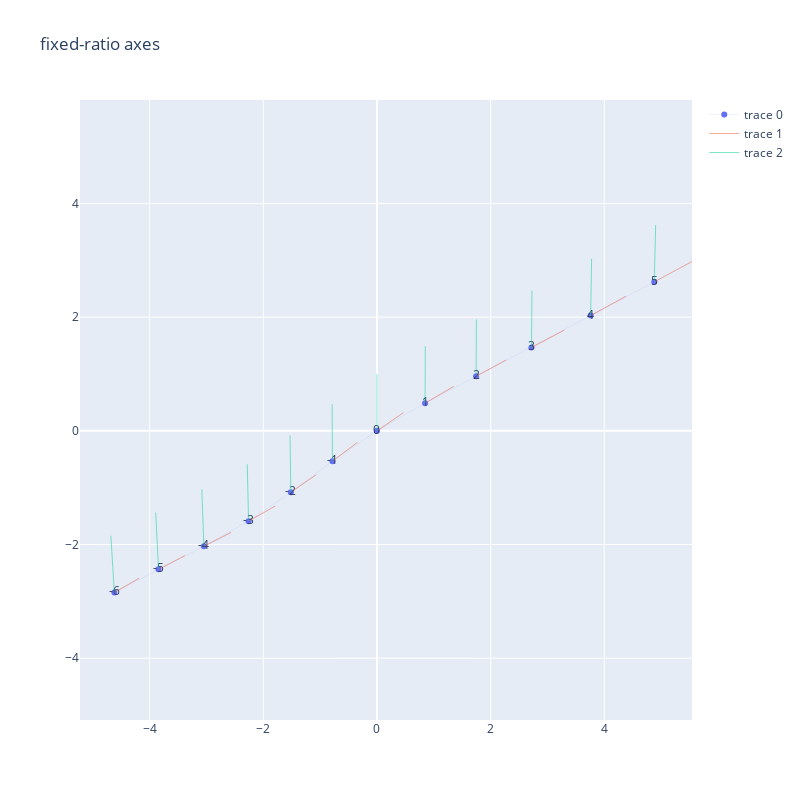

Notebook source saved alongside this figure:
### Code cell
fig = go.Figure()
fig.add_trace(
    go.Scatter(
        x=pos_x,
        y=pos_y,
        text=[i-6 for i in range(12)],
        line=dict(
            width=0.1),
        mode="lines+markers+text",

    )
)

fig.add_trace(
    go.Scatter(
        x=plt_velo_x,
        y=plt_velo_y,
        line=dict(
            width=0.5),
        mode="lines",

    )
)

fig.add_trace(
    go.Scatter(
        x=plt_fwd_x,
        y=plt_fwd_y,
        line=dict(
            width=0.5),
        mode="lines",

    )
)

fig.update_layout(
    width = 800,
    height = 800,
    title = "fixed-ratio axes"
)
fig.update_yaxes(
    scaleanchor = "x",
    scaleratio = 1,
  )

### Figure 1 — Plotly figure (JSON) as saved in the notebook; plotly's stock layout.template omitted (floating-point values rounded to 4 significant figures)
{"data": [{"line": {"width": 0.1}, "mode": "lines+markers+text", "text": ["-6", "-5", "-4", "-3", "-2", "-1", "0", "1", "2", "3", "4", "5"], "type": "scatter", "x": [-4.621, -3.844, -3.046, -2.259, -1.516, -0.7833, 0, 0.8465, 1.744, 2.718, 3.76, 4.878], "y": [-2.843, -2.437, -2.031, -1.588, -1.079, -0.5327, 0, 0.4873, 0.9611, 1.467, 2.028, 2.621]}, {"line": {"width": 0.5}, "mode": "lines", "type": "scatter", "x": [-4.621, -4.184, null, -3.844, -3.376, null, -3.046, -2.566, null, -2.259, -1.788, null, -1.516, -1.071, null, -0.7833, -0.3462, null, 0, 0.4665, null, 0.8465, 1.349, null, 1.744, 2.276, null, 2.718, 3.296, null, 3.76, 4.378, null, 4.878, 5.542, null], "y": [-2.843, -2.592, null, -2.437, -2.193, null, -2.031, -1.788, null, -1.588, -1.322, null, -1.079, -0.7731, null, -0.5327, -0.2043, null, 0, 0.3207, null, 0.4873, 0.7812, null, 0.9611, 1.247, null, 1.467, 1.772, null, 2.028, 2.367, null, 2.621, 2.979, null]}, {"line": {"width": 0.5}, "mode": "lines", "type": "scatter", "x": [-4.621, -4.682, null, -3.844, -3.893, null, -3.046, -3.081, null, -2.259, -2.283, null, -1.516, -1.53, null, -0.7833, -0.7895, null, 0, -1.192e-07, null, 0.8465, 0.8498, null, 1.744, 1.749, null, 2.718, 2.727, null, 3.76, 3.776, null, 4.878, 4.903, null], "y": [-2.843, -1.845, null, -2.437, -1.438, null, -2.031, -1.032, null, -1.588, -0.5884, null, -1.079, -0.07905, null, -0.5327, 0.4673, null, 0, 1, null, 0.4873, 1.487, null, 0.9611, 1.961, null, 1.467, 2.467, null, 2.028, 3.028, null, 2.621, 3.621, null]}], "layout": {"height": 800, "title": {"text": "fixed-ratio axes"}, "width": 800, "xaxis": {"autorange": true, "domain": [0, 1], "range": [-5.225, 5.542], "type": "linear"}, "yaxis": {"autorange": true, "domain": [0, 1], "range": [-5.123, 5.857], "scaleanchor": "x", "scaleratio": 1, "type": "linear"}}}
